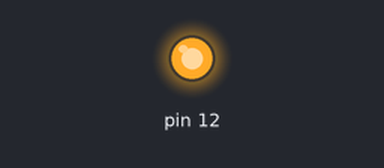
Recording of a sketch running on a simulated Arduino Uno, built with avr-gcc and run on an emulated ATmega328P. Shown: output pins drawn as LEDs (lit = HIGH).

Above: at 1.5 s.
At 3.5 s:
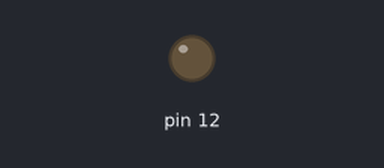
Timing chart, 0 to 5.6 s (numbered marks = the images above):
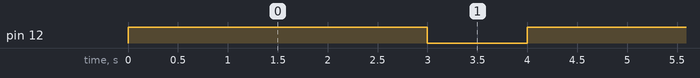

The sketch:

Arduino_OOP.ino
```cpp
#include "LED.h"

LED my_led(12);

void setup() {
  my_led.init();
}

void loop() {
  my_led.on();
  delay(3000);
  my_led.off();
  delay(1000);
  my_led.toggle();
  delay(300);
}
```

LED.cpp
```cpp
#include "LED.h"

LED::LED()
{

}

LED::LED(byte pin)
{
  this->pin = pin;
}

void LED::init()
{
  pinMode(this->pin, OUTPUT);
}

void LED::on()
{
  this->state = true;
  digitalWrite(this->pin, this->state);
}

void LED::off()
{
  this->state = false;
  digitalWrite(this->pin, this->state);
}

void LED::toggle()
{
  this->state = !this->state;
  digitalWrite(this->pin, this->state);
}

bool LED::current_state()
{
  return this->state;
}
```

LED.h
```cpp
#ifndef LED_H
#define LED_H

#include <Arduino.h>

class LED {
  private:
    byte pin;
    bool state;
  public:
    LED();
    LED(byte pin);

    void init();
    void on();
    void off();
    void toggle();

    bool current_state();
};

#endif
```

Measured:
- by itself, pin 12: alternates HIGH for 3.3 s and LOW for 1.0 s
